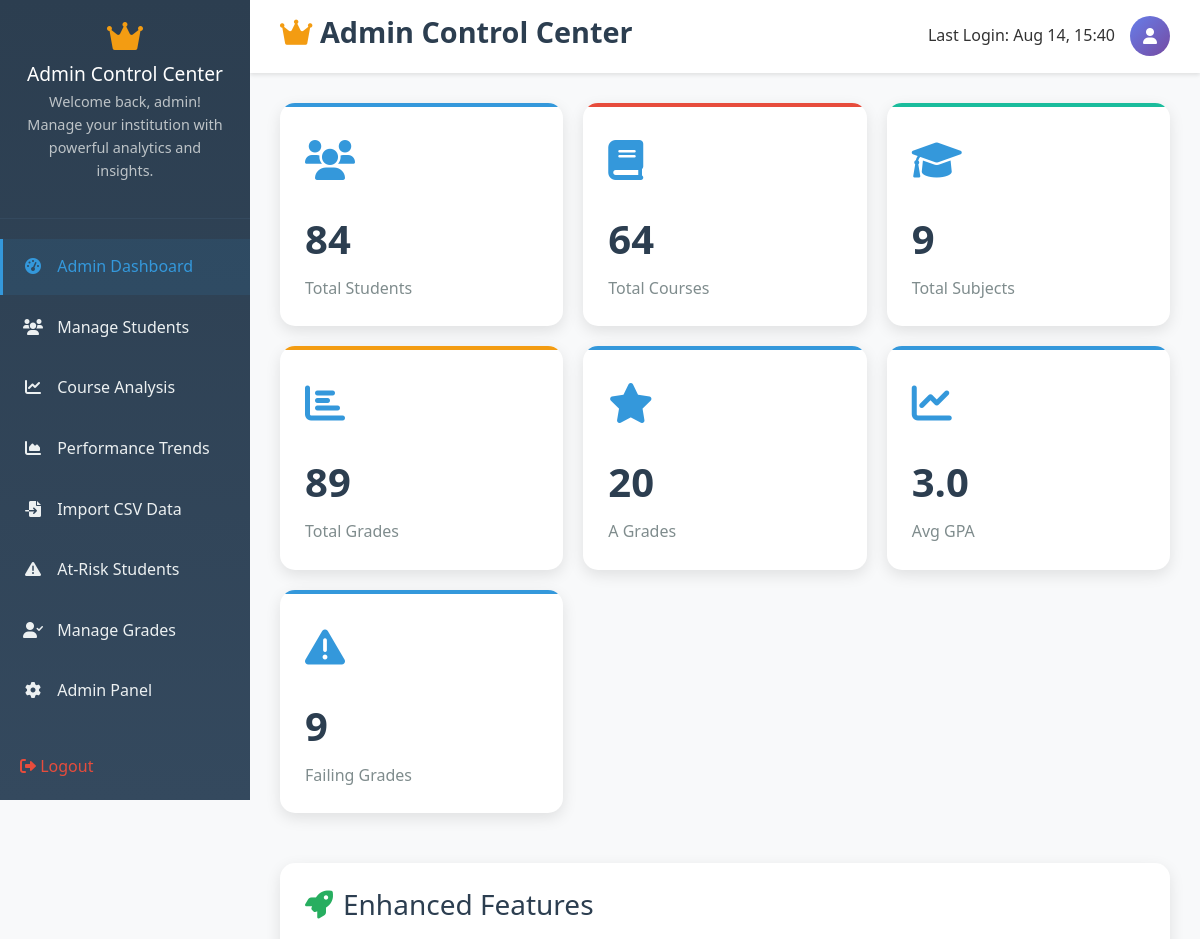
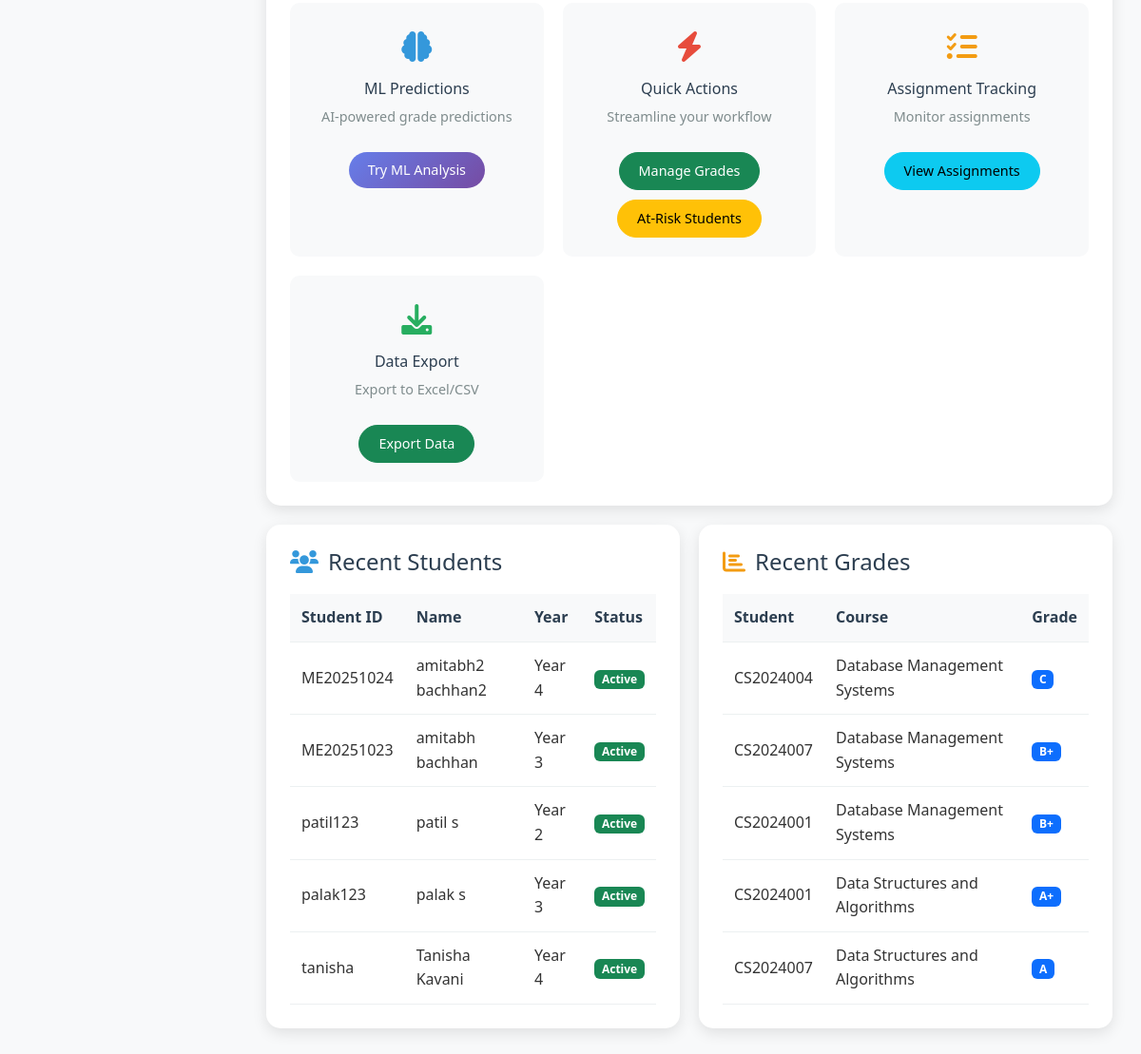
Page /admin-dashboard/ (signed in) on the committed database (2 pictures, top to bottom).
### sms/models.py (models this page shows, shortened)
class Student(models.Model):
    YEAR_CHOICES = (
        ('1', 'First Year'),
        ('2', 'Second Year'),
        ('3', 'Third Year'),
        ('4', 'Fourth Year'),
    )
    user = models.OneToOneField(User, on_delete=models.CASCADE, related_name='student_profile')
    student_id = models.CharField(max_length=20, unique=True)
    department = models.ForeignKey(Department, on_delete=models.CASCADE, related_name='students')
    year = models.CharField(max_length=1, choices=YEAR_CHOICES, default='1')
    enrollment_date = models.DateField()
    date_of_birth = models.DateField(blank=True, null=True)
    parent_name = models.CharField(max_length=100, blank=True, null=True)
    parent_phone = models.CharField(max_length=15, blank=True, null=True)
    emergency_contact = models.CharField(max_length=15, blank=True, null=True)
    is_active = models.BooleanField(default=True)
    created_at = models.DateTimeField(auto_now_add=True)
    updated_at = models.DateTimeField(auto_now=True)
    class Meta:
        ordering = ['student_id']

class User(AbstractUser):
    USER_TYPE_CHOICES = (
        ('admin', 'Admin'),
        ('student', 'Student'),
    )
    user_type = models.CharField(max_length=10, choices=USER_TYPE_CHOICES, default='student')
    phone = models.CharField(max_length=15, blank=True, null=True)
    address = models.TextField(blank=True, null=True)
    profile_picture = models.ImageField(upload_to='profile_pics/', blank=True, null=True)
    created_at = models.DateTimeField(auto_now_add=True)
    updated_at = models.DateTimeField(auto_now=True)

class Grade(models.Model):
    GRADE_CHOICES = (
        ('A+', 'A+ (90-100)'),
        ('A', 'A (80-89)'),
        ('B+', 'B+ (70-79)'),
        ('B', 'B (60-69)'),
        ('C+', 'C+ (50-59)'),
        ('C', 'C (40-49)'),
        ('F', 'F (0-39)'),
    )
    student = models.ForeignKey(Student, on_delete=models.CASCADE, related_name='grades')
    course = models.ForeignKey(Course, on_delete=models.CASCADE, related_name='grades')
    marks_obtained = models.FloatField(validators=[MinValueValidator(0)])
    grade = models.CharField(max_length=2, choices=GRADE_CHOICES, blank=True)
    gpa = models.FloatField(blank=True, null=True, validators=[MinValueValidator(0), MaxValueValidator(4)])
    remarks = models.TextField(blank=True, null=True)
    exam_date = models.DateField(blank=True, null=True)
    created_at = models.DateTimeField(auto_now_add=True)
    updated_at = models.DateTimeField(auto_now=True)
    class Meta:
        unique_together = ['student', 'course']
        ordering = ['-created_at']

class Course(models.Model):
    SEMESTER_CHOICES = (
        ('1', 'Semester 1'),
        ('2', 'Semester 2'),
    )
    subject = models.ForeignKey(Subject, on_delete=models.CASCADE, related_name='courses')
    year = models.CharField(max_length=1, choices=Student.YEAR_CHOICES)
    semester = models.CharField(max_length=1, choices=SEMESTER_CHOICES)
    academic_year = models.CharField(max_length=9, help_text="e.g., 2023-2024")
    instructor = models.CharField(max_length=100, blank=True, null=True)
    max_marks = models.IntegerField(default=100, validators=[MinValueValidator(1)])
    created_at = models.DateTimeField(auto_now_add=True)
    updated_at = models.DateTimeField(auto_now=True)
    class Meta:
        unique_together = ['subject', 'year', 'semester', 'academic_year']
        ordering = ['year', 'semester', 'subject__name']

class Subject(models.Model):
    name = models.CharField(max_length=100)
    code = models.CharField(max_length=10, unique=True)
    credits = models.IntegerField(default=3, validators=[MinValueValidator(1), MaxValueValidator(6)])
    department = models.ForeignKey(Department, on_delete=models.CASCADE, related_name='subjects')
    description = models.TextField(blank=True, null=True)
    created_at = models.DateTimeField(auto_now_add=True)
    updated_at = models.DateTimeField(auto_now=True)
    class Meta:
        ordering = ['name']

### sms/views.py (the view)
# urls.py: path('admin-dashboard/', views.admin_dashboard, name='admin_dashboard'),
@login_required
def admin_dashboard(request):
    if request.user.user_type != 'admin':
        messages.error(request, 'Access denied. Admin privileges required.')
        return redirect('sms:login')
    total_students = Student.objects.filter(is_active=True).count()
    total_courses = Course.objects.count()
    total_subjects = Subject.objects.count()
    total_grades = Grade.objects.count()
    all_grades = Grade.objects.all()
    a_grades = all_grades.filter(grade='A').count()
    failing_grades = all_grades.filter(grade='F').count()
    avg_gpa = all_grades.aggregate(avg_gpa=Avg('gpa'))['avg_gpa'] or 0
    recent_students = Student.objects.select_related('user', 'department').order_by('-created_at')[:5]
    recent_grades = Grade.objects.select_related('student__user', 'course__subject').order_by('-created_at')[:5]
    context = {
        'total_students': total_students,
        'total_courses': total_courses,
        'total_subjects': total_subjects,
        'total_grades': total_grades,
        'a_grades': a_grades,
        'avg_gpa': round(avg_gpa, 1),
        'failing_grades': failing_grades,
        'recent_students': recent_students,
        'recent_grades': recent_grades,
    }
    return render(request, 'sms/admin_dashboard.html', context)

### templates/sms/admin_dashboard.html (shortened to what this page needs)
{% extends 'base.html' %} {% load static %}  {% block content %}
<div class="admin-sidebar">
  <div class="sidebar-header">
    <i
      class="fas fa-crown"
      style="color: #f39c12; font-size: 2rem; margin-bottom: 10px"
    ></i>
    <h3>Admin Control Center</h3>
    <p>
      Welcome back, admin! Manage your institution with powerful analytics and
      insights.
    </p>
  </div>
  <ul class="sidebar-menu">
    <li>
      <a href="{% url 'sms:admin_dashboard' %}" class="active">
        <i class="fas fa-tachometer-alt"></i> Admin Dashboard
      </a>
    </li>
    <li>
      <a href="{% url 'sms:manage_students' %}">
        <i class="fas fa-users"></i> Manage Students
      </a>
    </li>
    <li>
      <a href="{% url 'sms:course_analysis' %}">
        <i class="fas fa-chart-line"></i> Course Analysis
      </a>
    </li>
    <li>
      <a href="{% url 'sms:performance_trends' %}">
        <i class="fas fa-chart-area"></i> Performance Trends
      </a>
    </li>
    <li>
      <a href="{% url 'sms:import_csv_data' %}">
        <i class="fas fa-file-import"></i> Import CSV Data
      </a>
    </li>
    <li>
      <a href="{% url 'sms:at_risk_students' %}">
        <i class="fas fa-exclamation-triangle"></i> At-Risk Students
      </a>
    </li>
    <li>
      <a href="{% url 'sms:manage_grades' %}">
        <i class="fas fa-user-check"></i> Manage Grades
      </a>
    </li>
    <li>
      <a href="{% url 'sms:admin_panel' %}">
        <i class="fas fa-cog"></i> Admin Panel
      </a>
    </li>
  </ul>
  <div style="position: absolute; bottom: 20px; left: 20px; right: 20px">
    <a
      href="{% url 'sms:logout' %}"
      style="color: #e74c3c; text-decoration: none"
    >
      <i class="fas fa-sign-out-alt"></i> Logout
    </a>
  </div>
</div>
<div class="main-content">
  <div class="top-navbar">
    <h1>
      <i class="fas fa-crown" style="color: #f39c12"></i> Admin Control Center
    </h1>
    <div class="user-info">
      <span>Last Login: Aug 14, 15:40</span>
      <div class="user-avatar">
        <i class="fas fa-user"></i>
      </div>
    </div>
  </div>
  <div class="dashboard-stats">
    <div class="stat-card students">
      <div class="stat-icon">
        <i class="fas fa-users"></i>
      </div>
      <div class="stat-number">{{ total_students }}</div>
      <div class="stat-label">Total Students</div>
    </div>
    <div class="stat-card courses">
      <div class="stat-icon">
        <i class="fas fa-book"></i>
      </div>
      <div class="stat-number">{{ total_courses }}</div>
      <div class="stat-label">Total Courses</div>
    </div>
    <div class="stat-card subjects">
      <div class="stat-icon">
        <i class="fas fa-graduation-cap"></i>
      </div>
      <div class="stat-number">{{ total_subjects }}</div>
      <div class="stat-label">Total Subjects</div>
    </div>
    <div class="stat-card grades">
      <div class="stat-icon">
        <i class="fas fa-chart-bar"></i>
      </div>
      <div class="stat-number">{{ total_grades }}</div>
      <div class="stat-label">Total Grades</div>
    </div>
    <div class="stat-card a-grades">
      <div class="stat-icon">
        <i class="fas fa-star"></i>
      </div>
      <div class="stat-number">{{ a_grades }}</div>
      <div class="stat-label">A Grades</div>
    </div>
    <div class="stat-card avg-gpa">
      <div class="stat-icon">
        <i class="fas fa-chart-line"></i>
      </div>
      <div class="stat-number">{{ avg_gpa }}</div>
      <div class="stat-label">Avg GPA</div>
    </div>
    <div class="stat-card failing-grades">
      <div class="stat-icon">
        <i class="fas fa-exclamation-triangle"></i>
      </div>
      <div class="stat-number">{{ failing_grades }}</div>
      <div class="stat-label">Failing Grades</div>
    </div>
  </div>
  <div class="enhanced-features">
    <h3>
      <i class="fas fa-rocket" style="color: #27ae60"></i> Enhanced Features
    </h3>
    <div class="features-grid">
      <div class="feature-item">
        <div class="feature-icon" style="color: #3498db">
          <i class="fas fa-brain"></i>
        </div>
        <h4>ML Predictions</h4>
        <p>AI-powered grade predictions</p>
        <a href="{% url 'sms:import_csv_data' %}" class="btn btn-primary btn-sm"
          >Try ML Analysis</a
        >
      </div>
      <div class="feature-item">
        <div class="feature-icon" style="color: #e74c3c">
          <i class="fas fa-bolt"></i>
        </div>
        <h4>Quick Actions</h4>
        <p>Streamline your workflow</p>
        <div>
          <a href="{% url 'sms:manage_grades' %}" class="btn btn-success btn-sm"
            >Manage Grades</a
          >
          <a
            href="{% url 'sms:at_risk_students' %}"
            class="btn btn-warning btn-sm"
            >At-Risk Students</a
          >
        </div>
      </div>
      <div class="feature-item">
        <div class="feature-icon" style="color: #f39c12">
          <i class="fas fa-tasks"></i>
        </div>
        <h4>Assignment Tracking</h4>
        <p>Monitor assignments</p>
        <a
          href="{% url 'sms:assignment_tracking' %}"
          class="btn btn-info btn-sm"
          >View Assignments</a
        >
      </div>
      <div class="feature-item">
        <div class="feature-icon" style="color: #27ae60">
          <i class="fas fa-download"></i>
        </div>
        <h4>Data Export</h4>
        <p>Export to Excel/CSV</p>
        <a href="{% url 'sms:data_export' %}" class="btn btn-success btn-sm"
          >Export Data</a
        >
      </div>
    </div>
  </div>
  <div class="recent-sections">
    <div class="recent-card">
      <h4>
        <i class="fas fa-users" style="color: #3498db"></i> Recent Students
      </h4>
      <table class="recent-table">
        <thead>
          <tr>
            <th>Student ID</th>
            <th>Name</th>
            <th>Year</th>
            <th>Status</th>
          </tr>
        </thead>
        <tbody>
          {% for student in recent_students %}
          <tr>
            <td>{{ student.student_id }}</td>
            <td>{{ student.user.get_full_name }}</td>
            <td>Year {{ student.year }}</td>
            <td>
              {% if student.is_active %}
              <span class="badge bg-success">Active</span>
              {% else %}
              <span class="badge bg-danger">Inactive</span>
              {% endif %}
            </td>
          </tr>
          {% empty %}
          <tr>
            <td colspan="4" class="text-center">No students found</td>
          </tr>
          {% endfor %}
        </tbody>
      </table>
    </div>
    <div class="recent-card">
      <h4>
        <i class="fas fa-chart-bar" style="color: #f39c12"></i> Recent Grades
      </h4>
      <table class="recent-table">
        <thead>
          <tr>
            <th>Student</th>
            <th>Course</th>
            <th>Grade</th>
          </tr>
        </thead>
        <tbody>
          {% for grade in recent_grades %}
          <tr>
            <td>{{ grade.student.student_id }}</td>
            <td>{{ grade.course.subject.name }}</td>
            <td>
              <span class="badge bg-primary">{{ grade.grade }}</span>
            </td>
          </tr>
          {% empty %}
          <tr>
            <td colspan="3" class="text-center">No grades found</td>
          </tr>
          {% endfor %}
        </tbody>
      </table>
    </div>
  </div>
</div>
{% endblock %}

### templates/base.html (shortened to what this page needs)
<!DOCTYPE html>
<html lang="en">
<head>
    <link href="https://cdn.jsdelivr.net/npm/bootstrap@5.3.0/dist/css/bootstrap.min.css" rel="stylesheet">
    <link href="https://cdnjs.cloudflare.com/ajax/libs/font-awesome/6.0.0/css/all.min.css" rel="stylesheet">
    {% load static %}
    <link rel="stylesheet" href="{% static 'css/style.css' %}">
</head>
<body>
    {% block content %}
    {% endblock %}
</body>
</html>

### rows in the picture
Student: student_id "ME20251024", user.get_full_name "amitabh2 bachhan2", year "4", is_active "Active"
Student: student_id "ME20251023", user.get_full_name "amitabh bachhan", year "3", is_active "Active"
Student: student_id "patil123", user.get_full_name "patil s", year "2", is_active "Active"
Student: student_id "palak123", user.get_full_name "palak s", year "3", is_active "Active"
Student: student_id "tanisha", user.get_full_name "Tanisha Kavani", year "4", is_active "Active"
Grade: student.student_id "CS2024004", course.subject.name "Database Management Systems", grade "C"
Grade: student.student_id "CS2024007", course.subject.name "Database Management Systems", grade "B+"
Grade: student.student_id "CS2024001", course.subject.name "Database Management Systems", grade "B+"
Grade: student.student_id "CS2024001", course.subject.name "Data Structures and Algorithms", grade "A+"
Grade: student.student_id "CS2024007", course.subject.name "Data Structures and Algorithms", grade "A"

### other values in the picture
{{ total_students }} "84"
{{ total_courses }} "64"
{{ total_subjects }} "9"
{{ total_grades }} "89"
{{ a_grades }} "20"
{{ avg_gpa }} "3.0"
{{ failing_grades }} "9"
